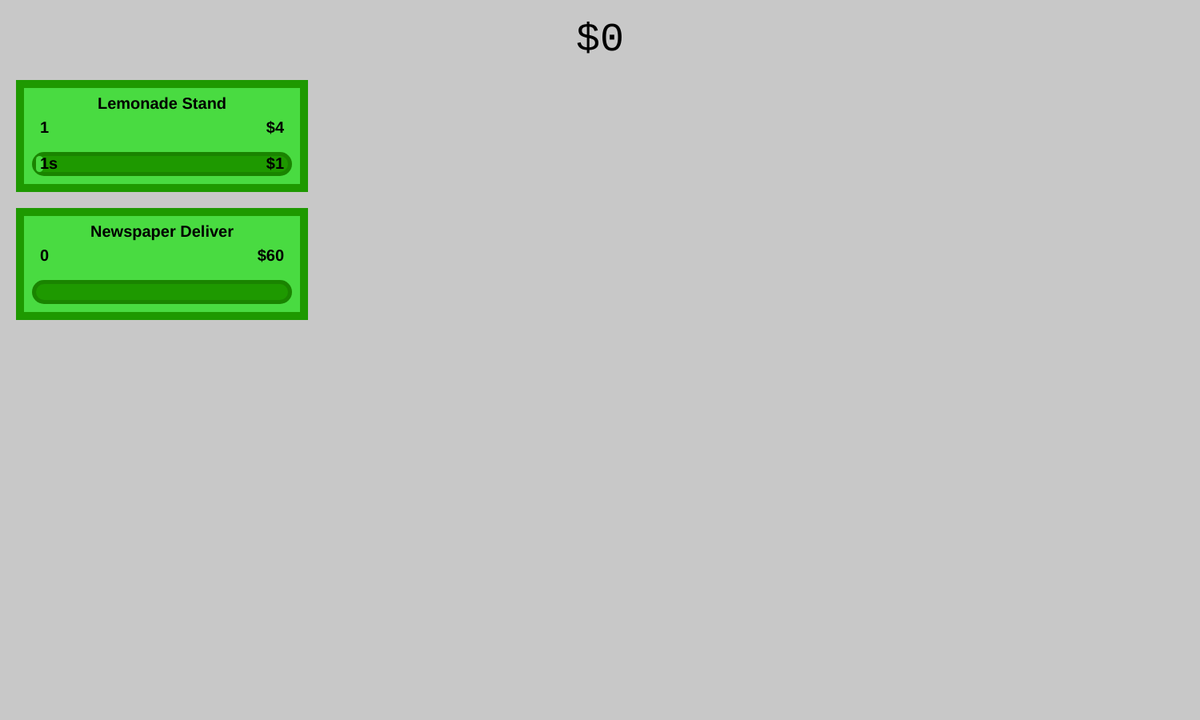
Frame 1 (no input)
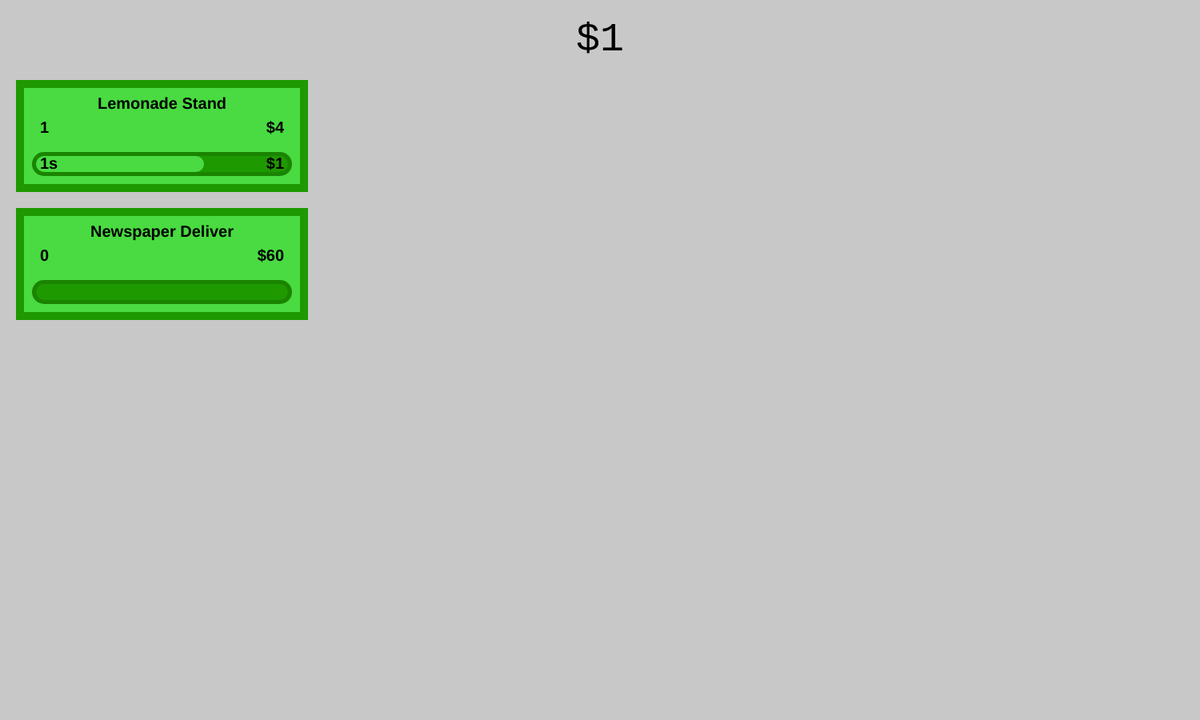
Frame 60 (no input)
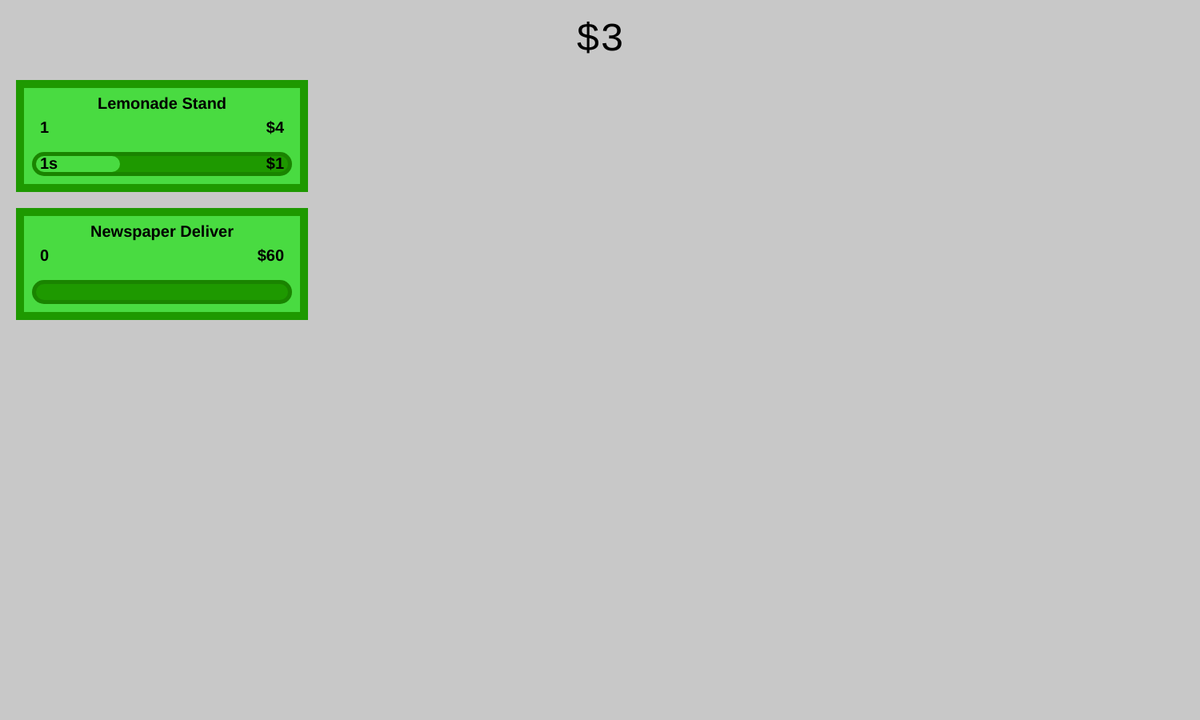
Frame 120 (the mouse pressed at the canvas centre since frame 60)

The p5.js sketch that drew these frames (run headless with seeded random() and noise() and a simulated clock; from frame 60 on, the mouse is pressed at the canvas centre):

// p5.js sketch
// ── sketch.js
const gutter = 20;
let money = 4 / 1.07;
let businesses = [];
let stocks;
let dev = false;
let psave = 0;

function setup() {
  createCanvas(1500, 900, P2D);
  noStroke();

  businesses.push(new Business('Lemonade Stand', 4 / 1.07, 1.07, 0.6, 1));
  businesses.push(new Business('Newspaper Deliver', 60, 1.15, 3, 60));
  businesses.push(new Business('Car Wash', 720, 1.14, 6, 540));
  businesses.push(new Business('Pizza Deliver', 8640, 1.13, 12, 4320));
  businesses.push(new Business('Donut Shop', 103680, 1.12, 24, 51840));
  businesses.push(new Business('Shrimp Boat', 1244160, 1.11, 96, 622080));
  businesses.push(new Business('Hockey Team', 14929920, 1.1, 384, 7464960));
  businesses.push(
    new Business('Movie Studio', 179159040, 1.09, 1536, 89579520)
  );
  businesses.push(new Business('Bank', 2149908480, 1.08, 6144, 1074954240));
  businesses.push(
    new Business('Oil Company', 25798901760, 1.07, 36864, 29668737024)
  );
  businesses[0].buy();

  stocks = new Stocks();

  if (getItem('gameSaved') == true) {
    let bizData = getItem('biz');
    bizData.forEach((data, i) => {
      let biz = businesses[i];
      biz.count = data.count;
      biz.timerLen = data.timerLen;
      biz.timer = data.timer;
    });

    money = getItem('money');
  }
}

function draw() {
  background(200);

  let check = false;
  businesses.forEach((biz) => {
    biz.run(deltaTime);
    if (check) return;
    check = biz.count == 0;
    biz.display();
  });

  if (dev) stocks.display();

  textAlign(CENTER, CENTER);
  textSize(50);
  textFont('monospace');
  textStyle(NORMAL);
  fill(0);
  text(getNumberName(money), width / 2, 50);

  let time = millis();
  if (time > psave + 5000) {
    saveGame();
    psave = time - (time % 5000);
  }

  Stocks.unlocked = Stocks.unlocked ? true : businesses[4].count > 0;
}

function mousePressed() {
  businesses.forEach((biz) =>
    clickCheck(biz, mouseX, mouseY) ? biz.buy() : undefined
  );
  if (dev) stocks.pressed();
}

function clickCheck(obj, x, y) {
  if (x < obj.x || x > obj.x + obj.w || y < obj.y || y > obj.y + obj.h)
    return false;
  return true;
}

function saveGame() {
  storeItem('money', money);
  storeItem(
    'biz',
    businesses.map((biz) => biz.getData())
  );
  storeItem('gameSaved', true);
}

function checkBonuses() {
  let count = businesses[0].count;
  let check = true;
  businesses.forEach((biz) => {
    if (biz.count != count && check) check = false;
  });
  if (!check) return;
  if ([25, 50, 100, 200, 300, 400].indexOf(count) != -1)
    businesses.forEach((biz) => {
      biz.timerLen /= 2;
      biz.timer /= 2;
    });
}

class Business {
  static i = 0;
  constructor(name, price, coef, time, revenue) {
    this.name = name;

    let i = Business.i;
    this.w = (width - gutter * 2) * 0.25;
    this.h = (height - gutter * 10) / 5;
    this.x = gutter + floor(i / 5) * (this.w + gutter);
    this.y = gutter * 5 + (i % 5) * (this.h + gutter);
    Business.i++;

    this.price = price;
    this.coef = coef;
    this.revenue = revenue;
    this.timerLen = time * 1000;

    this.count = 0;
    this.timer = this.timerLen;
  }

  display() {
    let [x, y, w, h] = [this.x, this.y, this.w, this.h];

    fill('#1e9900');
    rect(x, y, w, h);

    fill('#49db41');
    rect(x + 10, y + 10, w - 20, h - 20);

    fill('#1a8400');
    rect(x + 20, y + h - 50, w - 40, 30, 15);

    fill('#1e9900');
    rect(x + 25, y + h - 45, w - 50, 20, 10);

    fill('#49db41');
    let mps = this.timerLen < 30;
    let prop = mps ? 1 : 1 - this.timer / this.timerLen;
    rect(x + 25, y + h - 45, (w - 50) * prop, 20, 10);

    textSize(20);
    textStyle(BOLD);
    textFont('sans-serif');
    fill(0);

    textAlign(CENTER, CENTER);
    text(this.name, x + w / 2, y + 30);

    textAlign(RIGHT, TOP);
    text(getNumberName(this.price), x + w - 30, y + h - 90);

    textAlign(LEFT, TOP);
    text(this.count, x + 30, y + h - 90);

    let rev = this.revenue * this.count;
    if (mps) {
      textAlign(CENTER, TOP);
      text(
        `${getNumberName((rev / this.timerLen) * 1000)}/s`,
        x + w / 2,
        y + h - 45
      );
    } else if (this.count > 0) {
      textAlign(RIGHT, TOP);
      text(getNumberName(rev), x + w - 30, y + h - 45);
      textAlign(LEFT, TOP);
      text(round(this.timer / 1000 + 0.4) + 's', x + 30, y + h - 45);
    }
  }

  run(delta) {
    if (this.count != 0) {
      this.timer -= delta;
      while (this.timer < 0) {
        this.timer += this.timerLen;
        money += this.revenue * this.count;
      }
    }
  }

  buy() {
    if (money < this.price) return;
    this.count++;
    if ([25, 50, 100, 200, 300, 400].indexOf(this.count) != -1) {
      this.timerLen /= 2;
      this.timer /= 2;
    }

    money -= this.price;
    this.price *= this.coef;
    checkBonuses();
  }

  getData() {
    return {
      count: this.count,
      timerLen: this.timerLen,
      timer: this.timer,
    };
  }
}

class Stocks {
  static unlocked = false;

  constructor() {
    this.x = gutter + 2 * ((width - gutter * 2) * 0.25 + gutter);
    this.y = gutter * 5;
    this.w = width - this.x - gutter;
    this.h = height - this.y - gutter;

    this.reStock();

    this.storedMoney = 0;
    this.curStock = 0;

    this.buttons = [];
    let c1 = '#5073fc';
    let c2 = '#6d50fc';
    this.buttons.push(this.newBtn(0, 0, 3, 'Buy 10%', c1));
    this.buttons.push(this.newBtn(1, 0, 3, 'Buy 50%', c1));
    this.buttons.push(this.newBtn(2, 0, 3, 'Buy 100%', c1));
    this.buttons.push(this.newBtn(0, 1, 2, 'Wait', c2));
    this.buttons.push(this.newBtn(1, 1, 2, 'Sell', c2));

    this.buttons[3].disabled = true;
    this.buttons[4].disabled = true;
  }

  newBtn(x, y, s, text, color) {
    let btnw = (this.w - gutter * (s + 1)) / s;
    let btnh = (this.h / 2 - gutter * 6) / 2;
    let btnx = this.x + gutter + (btnw + gutter) * x;
    let btny = this.y + this.h / 2 + gutter * 4 + (btnh + gutter) * y;

    return new Button(btnx, btny, btnw, btnh, text, color);
  }

  display() {
    fill(51);
    rect(this.x, this.y, this.w, this.h);

    if (!Stocks.unlocked) {
      fill(255);
      textSize(50);
      textAlign(CENTER, CENTER);
      text(
        'Stocks has not been\nunlocked yet.',
        this.x + this.w / 2,
        this.y + this.h / 2
      );
      return;
    }

    fill(35);
    rect(
      this.x + gutter,
      this.y + gutter,
      this.w - gutter * 2,
      this.h / 2 - gutter
    );

    stroke(255);
    let px = this.x + gutter;
    let py = (this.h / 4 - gutter / 2) * this.stockPrices[0] + this.y;
    for (let i = 1; i <= this.curStock; i++) {
      let price = this.stockPrices[i];
      let x =
        (i * (this.w - gutter * 2)) / (this.numStocks - 1) + this.x + gutter;
      let y = (this.h / 2 - gutter) * price + this.y;
      line(px, py, x, y);
      px = x;
      py = y;
    }
    line(
      this.x + gutter,
      this.y + this.h / 4 - gutter / 2,
      this.x + this.w - gutter,
      this.y + this.h / 4 - gutter / 2
    );
    noStroke();

    fill(255);
    textAlign(CENTER, TOP);
    textSize(gutter * 1.5);
    text(
      getNumberName(this.storedMoney),
      this.x + this.w / 4,
      this.h / 2 + this.y + gutter
    );
    text(
      'x' + this.stockPrices[this.curStock].toFixed(2),
      this.x + this.w * 0.75,
      this.h / 2 + this.y + gutter
    );

    this.buttons.forEach((btn) => btn.display());
  }

  reStock() {
    this.numStocks = 15;
    this.stockPrices = [];
    let seed = random(1000);
    for (let i = 0; i < this.numStocks; i++) {
      this.stockPrices.push(noise(seed + i * (2 / this.numStocks)));
    }
  }

  buy(i) {
    let prop;

    if (i == 0) prop = 0.1;
    if (i == 1) prop = 0.5;
    if (i == 2) prop = 1;

    this.storedMoney = money * prop;
    money -= this.storedMoney;

    this.buttons.forEach((btn) => (btn.disabled = !btn.disabled));
  }

  wait() {
    this.curStock++;
    if (this.curStock == this.numStocks - 1) this.buttons[3].disabled = true;
  }

  sell() {
    money += this.storedMoney * this.stockPrices[this.curStock];
    this.storedMoney = 0;

    this.buttons.forEach((btn, i) => {
      if (i < 3) btn.disabled = false;
      else btn.disabled = true;
    });

    this.reStock();
    this.curStock = 0;
  }

  pressed() {
    if (!Stocks.unlocked) return;
    this.buttons.forEach((btn, i) => {
      if (btn.disabled || !clickCheck(btn, mouseX, mouseY)) return;
      if (i < 3) this.buy(i);
      if (i == 3) this.wait();
      if (i == 4) this.sell();
    });
  }
}

class Button {
  constructor(x, y, w, h, text, color) {
    this.x = x;
    this.y = y;
    this.w = w;
    this.h = h;
    this.text = text;
    this.color = color;
    this.disabled = false;
  }

  display() {
    this.disabled ? fill(100) : fill(this.color);
    rect(this.x, this.y, this.w, this.h);
    this.disabled ? fill(50) : fill(0);
    textAlign(CENTER, CENTER);
    textSize(25);
    text(this.text, this.x + this.w / 2, this.y + this.h / 2);
  }
}

var numberNames = [
  'K',
  'Million',
  'Billion',
  'Trillion',
  'Quadrillion',
  'Quintillion',
  'Sestilion',
  'Septillion',
  'Octillion',
  'Nonillion',
  'Decillion',
  'Undecillion',
  'Duodecillion',
  'Quattuordecillion',
  'Quindecillion',
  'Sexdecillion',
  'Septendecillion',
  'Octodecillion',
  'Novemdecillion',
  'Vigintillion',
  'Duovigintillion',
  'Tresvigintillion',
  'Quattuorvigintillion',
  'Quinquavigintillion',
  'Sesvigintillion',
  'Septemvigintillion',
  'Octovigintillion',
  'Novemvigintillion',
  'Trigintillion',
  'Untrigintillion',
  'Duotrigintillion',
  'Trestrigintillion',
  'Quattuortrigintillion',
  'Quinquatrigintillion',
  'Sestrigintillion',
  'Septentrigintillion',
  'Octotrigintillion',
  'Noventrigintillion',
  'Quadragintillion',
];

function getNumberName(num) {
  if (!num) return '$0';
  if (num < 1000) return '$' + round(num);
  for (var i = 0; i < numberNames.length; i++) {
    num /= 1000;
    if (num > 1000) continue;

    let decs = num < 100 ? (num < 10 ? 100 : 10) : 1;
    return '$' + round(num * decs) / decs + ' ' + numberNames[i];
  }
  return 'Infinity';
}
